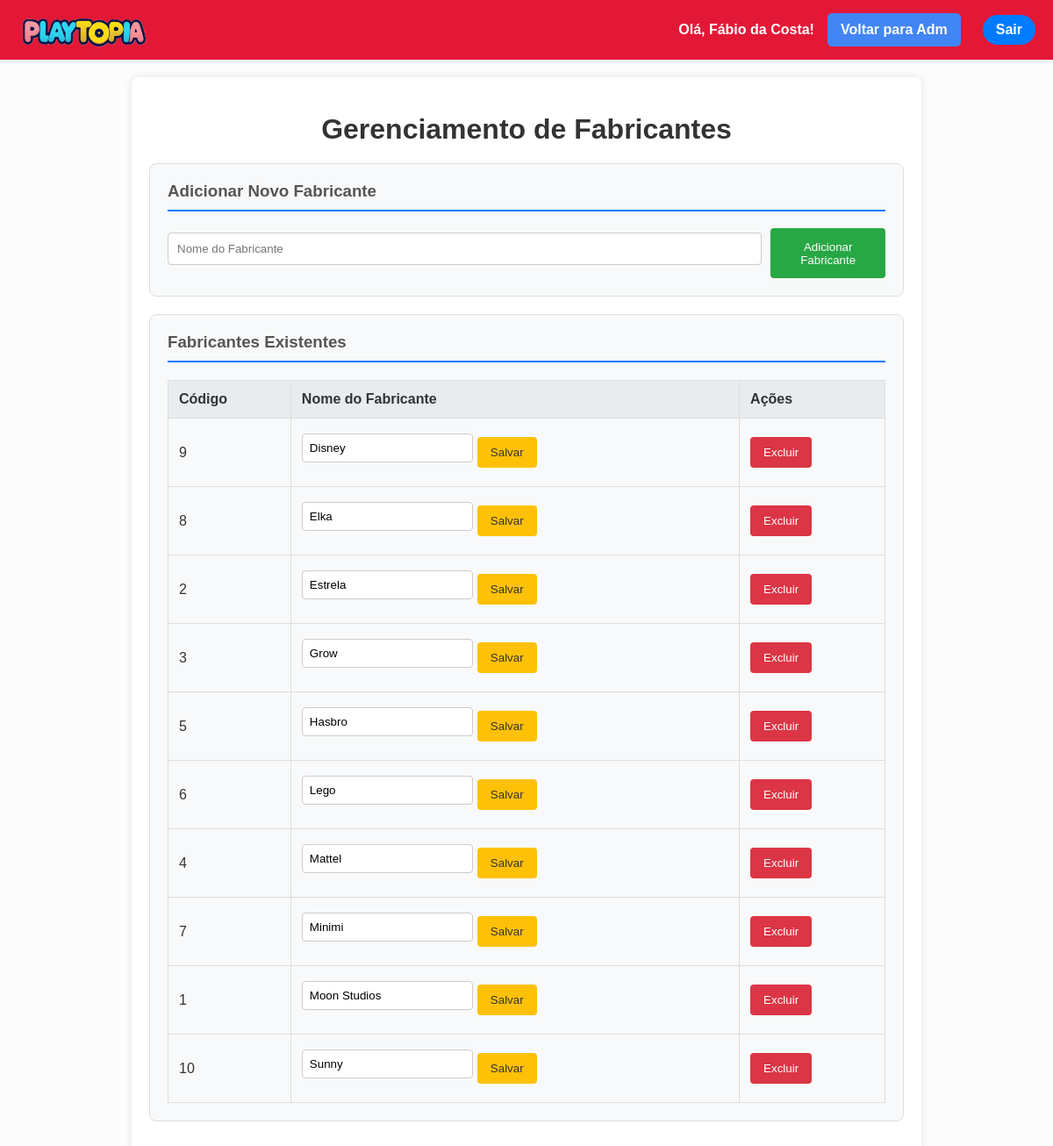
Before: /loja_brinquedos/gerenciar_fabricantes.php (signed in) with the older database file.
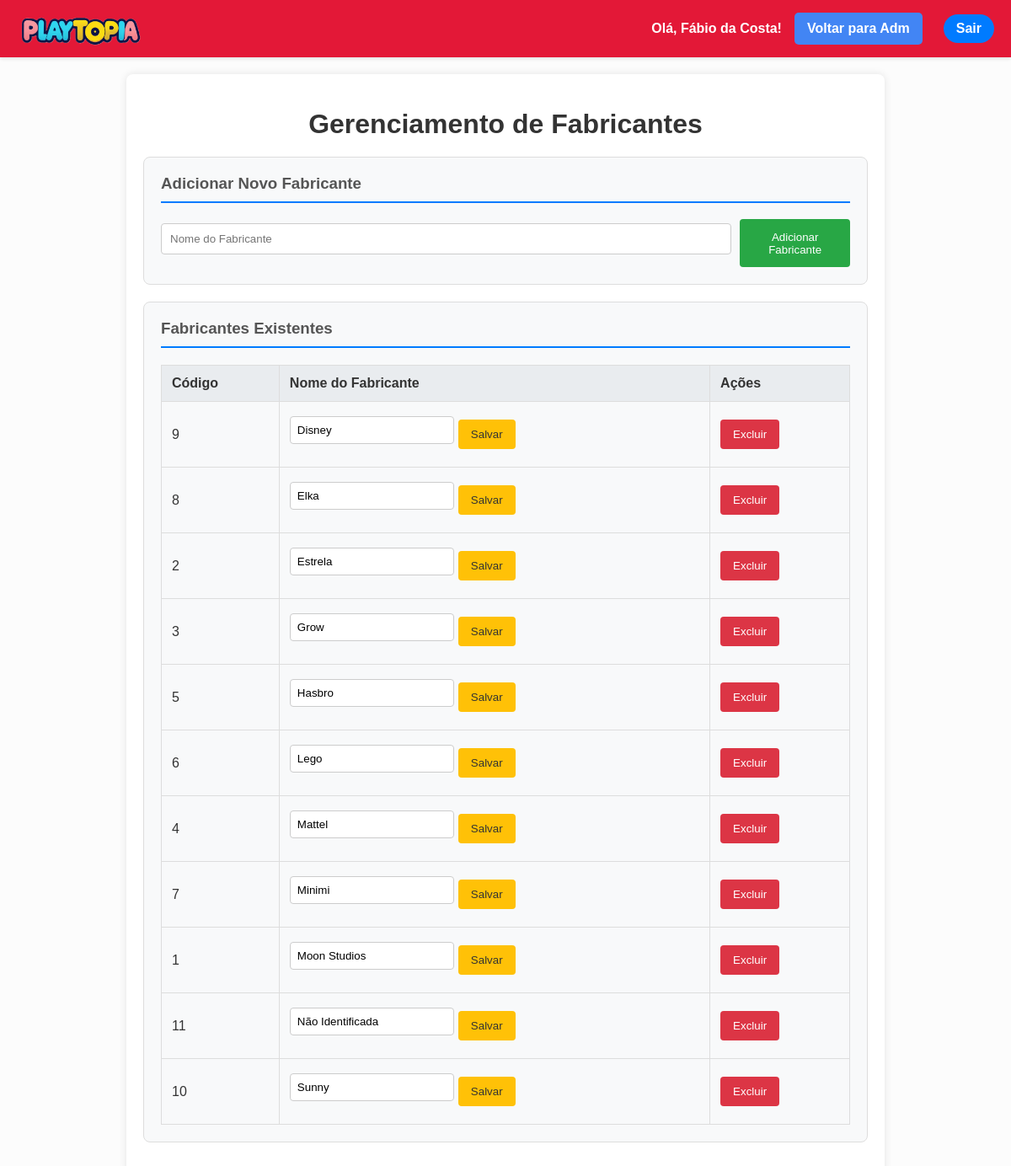
After: the same page with the newer database file.
### tables this page shows
CREATE TABLE IF NOT EXISTS `fabricante` (
  `codigo` int(5) NOT NULL AUTO_INCREMENT,
  `nome` varchar(100) NOT NULL,
  PRIMARY KEY (`codigo`),
  UNIQUE KEY `nome` (`nome`)
);

### loja_brinquedos/gerenciar_fabricantes.php (the view, shortened to what this page needs)
<?php
require_once "db_connection.php";
$sql_fabricantes = "SELECT codigo, nome FROM fabricante ORDER BY nome ASC";
$result_fabricantes = $conn->query($sql_fabricantes);
$fabricantes = $result_fabricantes->fetch_all(MYSQLI_ASSOC);
?>
<!DOCTYPE html>
<html lang="pt-BR">
<head>
    <link rel="stylesheet" href="styles.css">
</head>
<body>
<div class="header">
    <a href="loja.php" id="logo-link">
        <img src="logo.png" alt="Logo da Playtopia" class="logo-loja-adm">
    </a>
    <div class="user-actions">
        <span class="welcome-message">Olá, <?php echo htmlspecialchars($_SESSION['user_name']); ?>!</span>
        <a href="administracao.php" class="admin-btn">Voltar para Adm</a>
        <a href="logout.php" class="logout-btn">Sair</a>
    </div>
</div>
<div class="container-adm">
    <h1>Gerenciamento de Fabricantes</h1>
    <div class="card-adm">
        <h3>Adicionar Novo Fabricante</h3>
        <form method="post" action="gerenciar_fabricantes.php" class="form-adm add-form">
            <input type="text" name="nome_novo_fabricante" placeholder="Nome do Fabricante" required>
            <button type="submit" name="adicionar_fabricante" class="btn-adm btn-add">Adicionar Fabricante</button>
        </form>
    </div>
    <div class="card-adm">
        <h3>Fabricantes Existentes</h3>
        <?php if (!empty($fabricantes)): ?>
            <table class="table-adm">
                <thead>
                    <tr>
                        <th>Código</th>
                        <th>Nome do Fabricante</th>
                        <th>Ações</th>
                    </tr>
                </thead>
                <tbody>
                    <?php foreach ($fabricantes as $fabricante): ?>
                        <tr>
                            <td><?php echo htmlspecialchars($fabricante['codigo']); ?></td>
                            <td>
                                <form method="post" action="gerenciar_fabricantes.php" class="inline-form edit-form">
                                    <input type="text" name="nome_editar" value="<?php echo htmlspecialchars($fabricante['nome']); ?>" required>
                                    <button type="submit" name="editar_fabricante" class="btn-adm btn-edit">Salvar</button>
                                </form>
                            </td>
                            <td>
                                <form method="post" action="gerenciar_fabricantes.php" class="inline-form delete-form" onsubmit="return confirm('Tem certeza que deseja excluir este fabricante?');">
                                    <button type="submit" name="excluir_fabricante" class="btn-adm btn-delete">Excluir</button>
                                </form>
                            </td>
                        </tr>
                    <?php endforeach; ?>
                </tbody>
            </table>
        <?php else: ?>
            <p>Nenhum fabricante cadastrado.</p>
        <?php endif; ?>
    </div>
</div>
</body>
</html>

Changed rows visible on the page:
added fabricante: codigo "11", nome_editar "Não Identificada"
